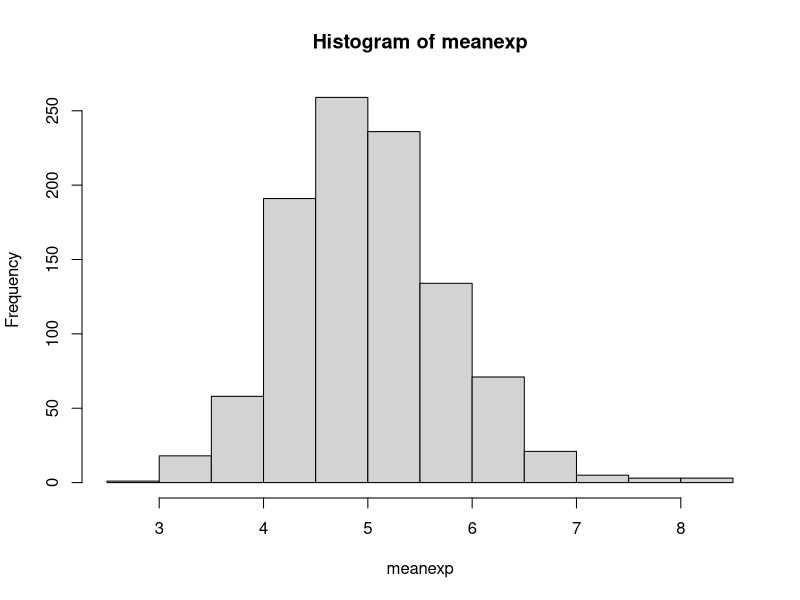

The R source for this figure:
## ---- chunk 1

lambda = 0.2    # given by assignment
samples = 40    # number of samples to use for the mean
simulations = 1000      # number of simulations to run

meanexp = NULL
for (i in 1 : simulations) 
        meanexp = c(meanexp, mean(rexp(samples, lambda)))
hist (meanexp)

# nosim <- 1000
# cfunc <- function(x, n) sqrt(n) * (mean(x) - 0.9) / sqrt(.1 * .9)
# dat <- data.frame(
#         x = c(apply(matrix(sample(0:1, prob = c(.1,.9), nosim * 10, replace = TRUE), 
#                            nosim), 1, cfunc, 10),
#               apply(matrix(sample(0:1, prob = c(.1,.9), nosim * 30, replace = TRUE), 
#                            nosim), 1, cfunc, 30),
#               apply(matrix(sample(0:1, prob = c(.1,.9), nosim * 50, replace = TRUE), 
#                            nosim), 1, cfunc, 50)
#         ),
#         size = factor(rep(c(10, 30, 50), rep(nosim, 3))))
# g <- ggplot(dat, aes(x = x, fill = size)) + geom_histogram(binwidth=.3, colour = "black", aes(y = ..density..)) 
# g <- g + stat_function(fun = dnorm, size = 2)
# g + facet_grid(. ~ size)

